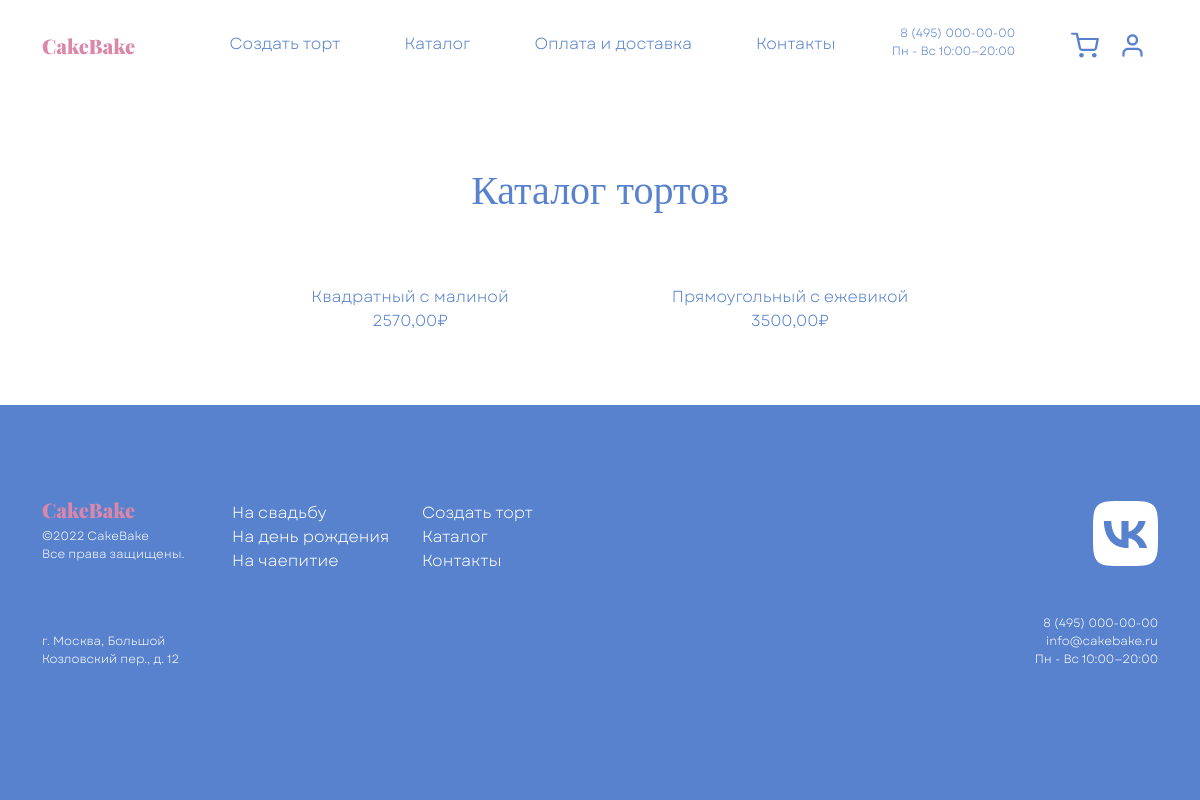
The page /cakes_catalog on the database its author committed.
### BakeCake/models.py (models this page shows, shortened)
class Cake(models.Model):
    title = models.CharField(max_length=25, verbose_name='Название')
    image = models.ImageField(upload_to='images/cakes',
                              verbose_name='Картинка')
    description = models.TextField(null=True,
                                   blank=True,
                                   verbose_name='Описание')
    levels_number = models.ForeignKey(Layer,
                                      verbose_name='Количество уровней',
                                      on_delete=models.SET_NULL,
                                      related_name='cakes',
                                      null=True,
                                      blank=True)
    shape = models.ForeignKey(Shape,
                              verbose_name='Форма',
                              on_delete=models.SET_NULL,
                              null=True,
                              blank=True,
                              related_name='cakes')
    topping = models.ForeignKey(Topping,
                                verbose_name='Топпинг',
                                on_delete=models.SET_NULL,
                                related_name='cakes',
                                null=True,
                                blank=True)
    berry = models.ForeignKey(Berry,
                              verbose_name='Ягода',
                              on_delete=models.SET_NULL,
                              related_name='cakes',
                              null=True,
                              blank=True)
    decor = models.ForeignKey(Decor,
                              verbose_name='Декор',
                              on_delete=models.SET_NULL,
                              related_name='cakes',
                              null=True,
                              blank=True)
    inscription = models.CharField(max_length=25,
                                   verbose_name='Надпись',
                                   blank=True,
                                   null=True)
    price = models.DecimalField(max_digits=10, decimal_places=2, default=100)

### BakeCake/views.py (the view)
# urls.py: path('cakes_catalog', cakes_catalog, name='cakes_catalog'),
def cakes_catalog(request):
    context = {'cakes': Cake.objects.all()}
    return render(request, 'cakes_catalog.html', context)

### templates/cakes_catalog.html (shortened to what this page needs)
{% extends "base.html" %}
{% load static %}
{% block content %}
    <main>
        <div class="container mt-header">
            <article class="row pt-header d-flex justify-content-center" id="step2">
                <h2 class="font_Gogh fs_40 cake_blue text-center mb-3">Каталог тортов</h2>
                {% for cake in cakes %}
                    <div class="col-12 col-sm-6 col-lg-4 d-flex flex-column align-items-center" style="padding-top: 30px;">
                        <div class="card border-0 cake__hover">
                            <a href="{% url 'cake_page' cake.id %}" class="card-img-overlay"></a>
                            <span class="cake_blue mt-4 fw-lighter mb-4 text-center">{{cake.title}}<br>{{ cake.price }}₽</span>
                        </div>
                    </div>
                {% endfor %}
            </article>
        </div>
    </main>
{% endblock %}

### staticfiles_dir/css/Style.css (style rules this page uses)
.font_Gogh { font-family: Gogh; }
html { height: 100%; }
* { font-family: Garet, serif; font-size: 16px; font-weight: normal; }
body { background-color: white; min-height: 100%; display: grid; grid-template-rows: auto 1fr auto; }
.mt-header { margin-top: calc(58px + 1.6rem); }
.pt-header { padding-top: calc(58px + 1.6rem); }
.cake_blue { color: #5882CD !important; }
.fs_40 { font-size: 40px; }

### rows shown on the page
Cake: title "Квадратный с малиной", price "2570,00"
Cake: title "Прямоугольный с ежевикой", price "3500,00"
